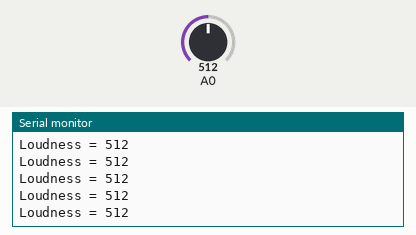
This sketch was run on a simulated Arduino Zero (SAMD21). Shown: the last lines printed to the serial monitor. Inputs (shaded band) come from the test bench; at power-on: A0 = 512.

Above: at 1.2 s.
1.3 s: A0 set to 716
At 1.56 s:
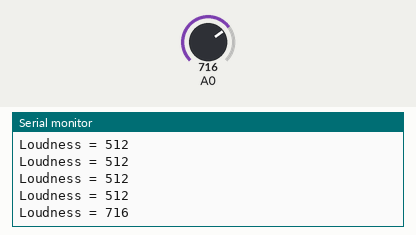
2.8 s: A0 set to 900
At 2.96 s:
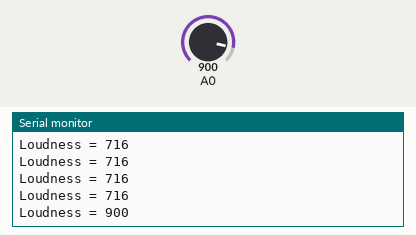
Timing chart, 0 to 5.8 s (numbered marks = the images above; inputs shaded):
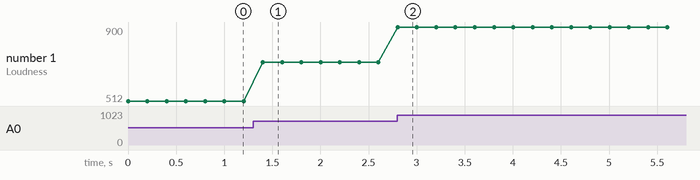

Measured:
- after the input at 1.3 s, the serial monitor: prints a new line after 0.10 s (image 1)
- after the input at 2.8 s, the serial monitor: prints a new line at once (image 2)
- plotted number 1: 512 → 716 after the input at 1.3 s, 716 → 900 after the input at 2.8 s

The sketch:

loudness_sensor.ino
```cpp
int loudness;

void setup()
{
    SerialUSB.begin(9600);
}

void loop()
{
    loudness = analogRead(0);
    SerialUSB.println("Loudness = "+String(loudness));
    delay(200);
}
```
